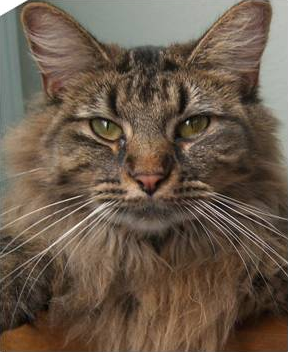
#> input picture Practicas/P1/DATA_2012_2013_PDI_P1/cat.png, 288 x 352 px
$ jupyter execute --allow-errors P1.ipynb
#> lines starting #> are read from the running program, lines starting #| are printed output that depends on the picture
[cell 1]
import numpy as np
import matplotlib.pyplot as plt
from skimage import io, color, transform, filters
from scipy.fftpack import fft2, ifft2, fftshift, ifftshift

SEMANA 1

[cell 2]
# LOAD IMAGES
cat = io.imread('DATA_2012_2013_PDI_P1/cat.png')
#> cat is the input picture: shape (352, 288, 3); mean R, G, B 106.2, 89.8, 74.4
human = io.imread('DATA_2012_2013_PDI_P1/human.png')
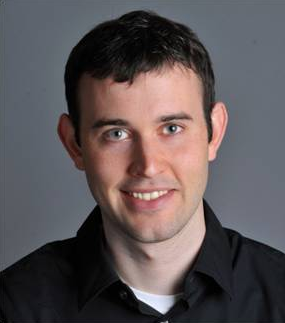
#> input picture Practicas/P1/DATA_2012_2013_PDI_P1/human.png, 285 x 323 px
#> human is the input picture: shape (323, 285, 3); mean R, G, B 93.4, 85.4, 87.2

# RESIZE
size1 = int(round(cat.shape[0] * (4/3.)))
#> size1 = 469
size2 = int(round(cat.shape[1] * (4/3.)))
#> size2 = 384
cat = transform.resize(cat, (size1, size2))
#> cat: shape (469, 384, 3) float64

# RESIZE HUMAN IMAGE TO MATCH CAT DIMENSIONS
human = transform.resize(human, cat.shape, anti_aliasing=True)
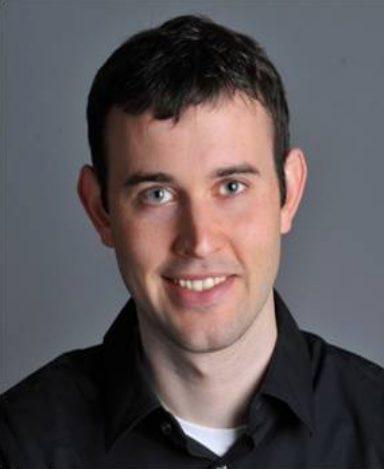
#> human: shape (469, 384, 3) float64; mean R, G, B 0.366, 0.335, 0.342

# CONVERT TO GRAYSCALE
cat_gray = color.rgb2gray(cat)
human_gray = color.rgb2gray(human)

# APPLY GAUSSIAN FILTER TO HUMAN IMAGE (ILP)
sigma = 9
gaussian_human = filters.gaussian(human, sigma)

# OBTAIN HIGH-PASS IMAGE FROM CAT (IHP)
# Subtract the original image from the low-pass version
low_pass_cat = filters.gaussian(cat, sigma)
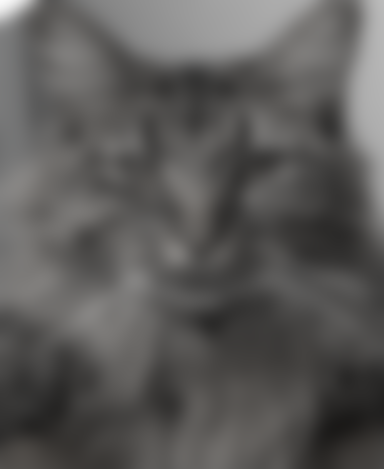
#> low_pass_cat: shape (469, 384, 3) float64; mean R, G, B 0.36, 0.355, 0.349
high_pass_cat = cat - low_pass_cat
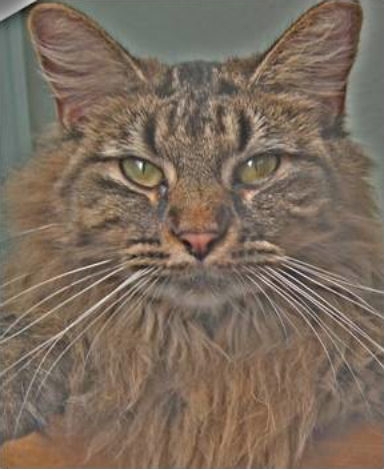
#> high_pass_cat: shape (469, 384, 3) float64; mean R, G, B 0.0565, -0.00243, -0.0572; drawn with min black and max white

# CREATE HYBRID IMAGE
hybrid_image = gaussian_human + high_pass_cat  # You can choose either high_pass_cat or inverted_gaussian_cat
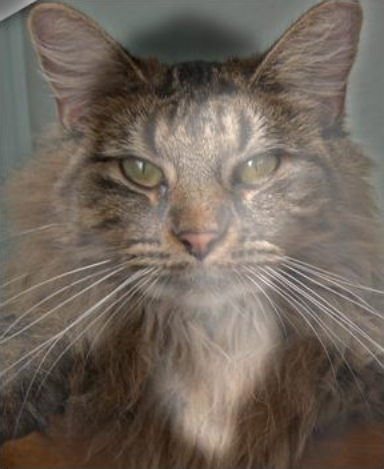
#> hybrid_image: shape (469, 384, 3) float64; mean R, G, B 0.411, 0.351, 0.295; drawn with min black and max white

# VISUALIZATION
plt.figure(1)
plt.subplot(131)
plt.imshow(human, cmap="gray")
plt.title('I man')
plt.subplot(132)
plt.imshow(cat, cmap="gray")
plt.title('I cat')
plt.subplot(133)
plt.imshow(hybrid_image, cmap="gray")
plt.title('Hybrid Image')
plt.gcf().set_size_inches((14, 14))

plt.show()
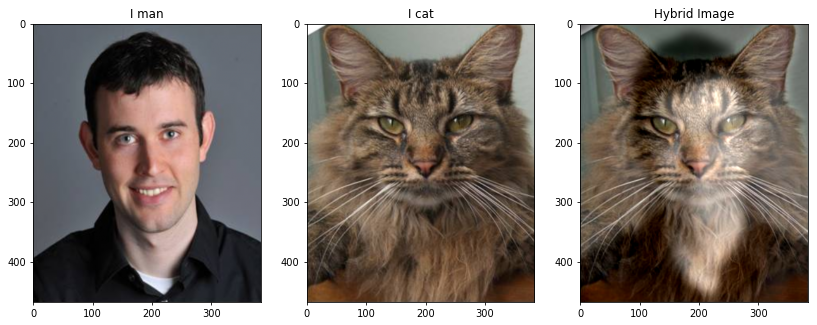
#> figure drawn by matplotlib, 3 panels

SEMANA 2

[cell 3]
from scipy import fftpack

fftsize = 1024
im_fft = fftpack.fft2(human_gray, (fftsize, fftsize))

#Gaussian filter
SZ = 50
[xx,yy]=np.meshgrid(np.linspace(-4,4,SZ),np.linspace(-4,4,SZ))
gaussian = np.exp(-0.5*(xx*xx+yy*yy))
fil = gaussian/np.sum(gaussian)

fil_fft = fftpack.fft2(fil, (fftsize, fftsize))

im_fil_fft = im_fft * fil_fft

im_fil = np.real(fftpack.ifft2(im_fil_fft))

hs=int(np.floor(SZ/2.))
human_lp = im_fil[hs:human_gray.shape[0]+hs, hs:human_gray.shape[1]+hs]
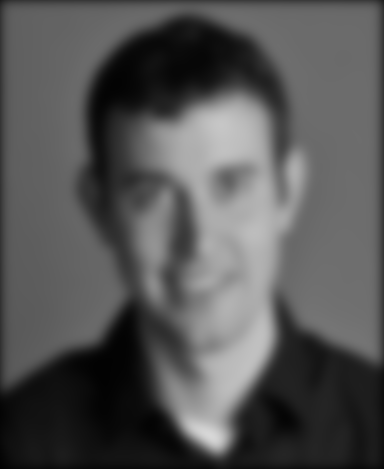
#> human_lp: shape (469, 384) float64; min 0.00884, max 0.845, mean 0.335


im_fft = fftpack.fft2(cat_gray, (fftsize, fftsize))

#Gaussian filter
SZ = 50
[xx,yy]=np.meshgrid(np.linspace(-4,4,SZ),np.linspace(-4,4,SZ))
gaussian = np.exp(-0.5*(xx*xx+yy*yy))
fil = gaussian/np.sum(gaussian)

fil_fft = fftpack.fft2(fil, (fftsize, fftsize))

im_fil_fft = im_fft * fil_fft

im_fil = np.real(fftpack.ifft2(im_fil_fft))
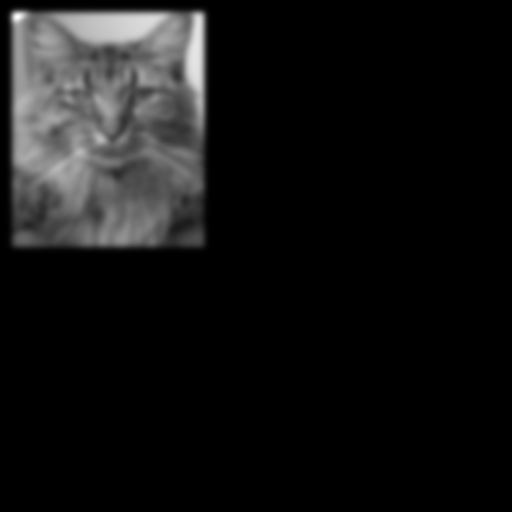
#> im_fil: shape (1024, 1024) float64 (shown at 1/2 size); min -3.33e-16, max 0.788, mean 0.0621; drawn with min black and max white

hs=int(np.floor(SZ/2.))
cat_hp = im_fil[hs:cat_gray.shape[0]+hs, hs:cat_gray.shape[1]+hs]
cat_hp = 1 - cat_hp
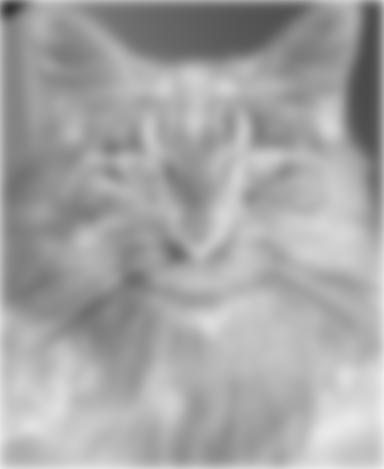
#> cat_hp: shape (469, 384) float64; min 0.212, max 0.94, mean 0.649


hybrid = cat_hp + human_lp
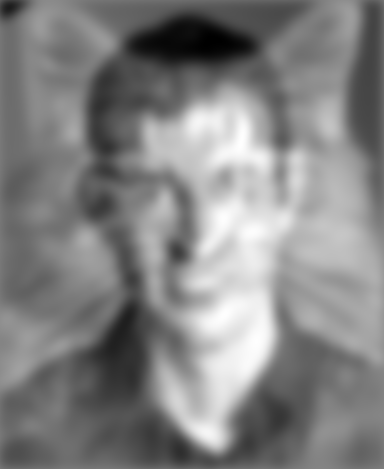
#> hybrid: shape (469, 384) float64; min 0.413, max 1.52, mean 0.984; drawn with min black and max white
# Mostrar las imágenes originales y la imagen híbrida
plt.subplot(1, 3, 1)
plt.imshow(human_lp, cmap="gray")
plt.title('Imagen Humana', size=16)

plt.subplot(1, 3, 2)
plt.imshow(cat_hp, cmap="gray")
plt.title ('Imagen de Gato', size=16)

plt.subplot(1, 3, 3)
plt.imshow(hybrid, cmap="gray")
plt.title('Imagen Híbrida', size=16)

plt.gcf().set_size_inches((18, 6))
plt.show()
